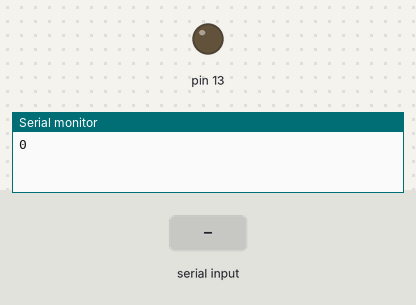
Recording of a sketch running on a simulated Arduino Uno, built with avr-gcc and run on an emulated ATmega328P. Shown: output pins drawn as LEDs (lit = HIGH), the last lines printed to the serial monitor. Inputs (shaded band) come from the test bench.

Above: at 1.2 s.
1.3 s: "1\n" received over Serial
At 1.9 s:
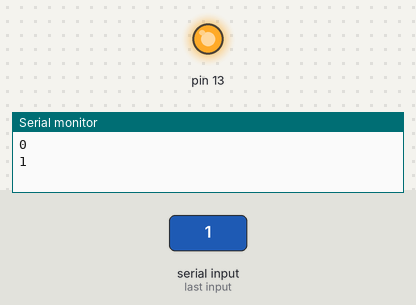
Timing chart, 0 to 4.3 s (numbered marks = the images above; inputs shaded):
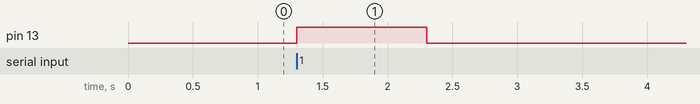

Measured:
- after the input at 1.3 s, pin 13: LOW → HIGH at once, → LOW 1.0 s later

The sketch:

ControllingLED.ino
```cpp
void setup()
{
  //  Create/open serial port
  Serial.begin(9600);
  pinMode(13, OUTPUT);
}

void loop()
{
  int maxmspInput;
  maxmspInput = Serial.parseInt();
  if (maxmspInput == 1) {
    digitalWrite(13, HIGH);
  } else if (maxmspInput == 0) {
    digitalWrite(13, LOW);
  }
  Serial.println(maxmspInput);
}
```
